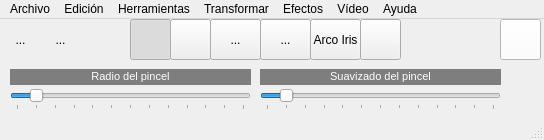
<?xml version="1.0" encoding="UTF-8"?>
<ui version="4.0">
 <class>MainWindow</class>
 <widget class="QMainWindow" name="MainWindow">
  <property name="geometry">
   <rect>
    <x>0</x>
    <y>0</y>
    <width>544</width>
    <height>140</height>
   </rect>
  </property>
  <property name="minimumSize">
   <size>
    <width>544</width>
    <height>140</height>
   </size>
  </property>
  <property name="maximumSize">
   <size>
    <width>544</width>
    <height>140</height>
   </size>
  </property>
  <property name="windowTitle">
   <string>QFotoPaint4</string>
  </property>
  <property name="windowIcon">
   <iconset resource="recursos.qrc">
    <normaloff>:/imagenes/icono.png</normaloff>:/imagenes/icono.png</iconset>
  </property>
  <widget class="QWidget" name="centralWidget">
   <widget class="QToolButton" name="toolButton">
    <property name="geometry">
     <rect>
      <x>40</x>
      <y>0</y>
      <width>41</width>
      <height>41</height>
     </rect>
    </property>
    <property name="text">
     <string>...</string>
    </property>
    <property name="icon">
     <iconset resource="recursos.qrc">
      <normaloff>:/imagenes/abrir.png</normaloff>:/imagenes/abrir.png</iconset>
    </property>
    <property name="iconSize">
     <size>
      <width>32</width>
      <height>32</height>
     </size>
    </property>
    <property name="autoRaise">
     <bool>true</bool>
    </property>
   </widget>
   <widget class="QToolButton" name="toolButton_2">
    <property name="geometry">
     <rect>
      <x>0</x>
      <y>0</y>
      <width>41</width>
      <height>41</height>
     </rect>
    </property>
    <property name="text">
     <string>...</string>
    </property>
    <property name="icon">
     <iconset resource="recursos.qrc">
      <normaloff>:/imagenes/nuevo.png</normaloff>:/imagenes/nuevo.png</iconset>
    </property>
    <property name="iconSize">
     <size>
      <width>32</width>
      <height>32</height>
     </size>
    </property>
    <property name="autoRaise">
     <bool>true</bool>
    </property>
   </widget>
   <widget class="QLabel" name="label">
    <property name="geometry">
     <rect>
      <x>10</x>
      <y>50</y>
      <width>241</width>
      <height>16</height>
     </rect>
    </property>
    <property name="styleSheet">
     <string notr="true">background-color: rgb(126, 126, 126);</string>
    </property>
    <property name="text">
     <string>&lt;!DOCTYPE HTML PUBLIC &quot;-//W3C//DTD HTML 4.0//EN&quot; &quot;http://www.w3.org/TR/REC-html40/strict.dtd&quot;&gt;
&lt;html&gt;&lt;head&gt;&lt;meta name=&quot;qrichtext&quot; content=&quot;1&quot; /&gt;&lt;style type=&quot;text/css&quot;&gt;
p, li { white-space: pre-wrap; }
&lt;/style&gt;&lt;/head&gt;&lt;body style=&quot; font-family:'MS Shell Dlg 2'; font-size:8.25pt; font-weight:400; font-style:normal;&quot;&gt;
&lt;p style=&quot; margin-top:0px; margin-bottom:0px; margin-left:0px; margin-right:0px; -qt-block-indent:0; text-indent:0px;&quot;&gt;&lt;span style=&quot; font-size:8pt; color:#ffffff;&quot;&gt;Radio del pincel&lt;/span&gt;&lt;/p&gt;&lt;/body&gt;&lt;/html&gt;</string>
    </property>
    <property name="alignment">
     <set>Qt::AlignCenter</set>
    </property>
    <property name="wordWrap">
     <bool>false</bool>
    </property>
   </widget>
   <widget class="QSlider" name="horizontalSlider">
    <property name="geometry">
     <rect>
      <x>10</x>
      <y>70</y>
      <width>241</width>
      <height>21</height>
     </rect>
    </property>
    <property name="maximum">
     <number>120</number>
    </property>
    <property name="value">
     <number>10</number>
    </property>
    <property name="orientation">
     <enum>Qt::Horizontal</enum>
    </property>
    <property name="tickPosition">
     <enum>QSlider::TicksBelow</enum>
    </property>
    <property name="tickInterval">
     <number>10</number>
    </property>
   </widget>
   <widget class="QLabel" name="label_2">
    <property name="geometry">
     <rect>
      <x>260</x>
      <y>50</y>
      <width>241</width>
      <height>16</height>
     </rect>
    </property>
    <property name="styleSheet">
     <string notr="true">background-color: rgb(126, 126, 126);</string>
    </property>
    <property name="text">
     <string>&lt;!DOCTYPE HTML PUBLIC &quot;-//W3C//DTD HTML 4.0//EN&quot; &quot;http://www.w3.org/TR/REC-html40/strict.dtd&quot;&gt;
&lt;html&gt;&lt;head&gt;&lt;meta name=&quot;qrichtext&quot; content=&quot;1&quot; /&gt;&lt;style type=&quot;text/css&quot;&gt;
p, li { white-space: pre-wrap; }
&lt;/style&gt;&lt;/head&gt;&lt;body style=&quot; font-family:'MS Shell Dlg 2'; font-size:8.25pt; font-weight:400; font-style:normal;&quot;&gt;
&lt;p style=&quot; margin-top:0px; margin-bottom:0px; margin-left:0px; margin-right:0px; -qt-block-indent:0; text-indent:0px;&quot;&gt;&lt;span style=&quot; font-size:8pt; color:#ffffff;&quot;&gt;Suavizado del pincel&lt;/span&gt;&lt;/p&gt;&lt;/body&gt;&lt;/html&gt;</string>
    </property>
    <property name="alignment">
     <set>Qt::AlignCenter</set>
    </property>
    <property name="wordWrap">
     <bool>false</bool>
    </property>
   </widget>
   <widget class="QSlider" name="horizontalSlider_2">
    <property name="geometry">
     <rect>
      <x>260</x>
      <y>70</y>
      <width>241</width>
      <height>21</height>
     </rect>
    </property>
    <property name="maximum">
     <number>120</number>
    </property>
    <property name="value">
     <number>10</number>
    </property>
    <property name="orientation">
     <enum>Qt::Horizontal</enum>
    </property>
    <property name="tickPosition">
     <enum>QSlider::TicksBelow</enum>
    </property>
    <property name="tickInterval">
     <number>10</number>
    </property>
   </widget>
   <widget class="QToolButton" name="toolButton_3">
    <property name="geometry">
     <rect>
      <x>80</x>
      <y>0</y>
      <width>41</width>
      <height>41</height>
     </rect>
    </property>
    <property name="text">
     <string/>
    </property>
    <property name="icon">
     <iconset resource="recursos.qrc">
      <normaloff>:/imagenes/guardar.png</normaloff>:/imagenes/guardar.png</iconset>
    </property>
    <property name="iconSize">
     <size>
      <width>32</width>
      <height>32</height>
     </size>
    </property>
    <property name="autoRaise">
     <bool>true</bool>
    </property>
   </widget>
   <widget class="QToolButton" name="toolButton_4">
    <property name="geometry">
     <rect>
      <x>130</x>
      <y>0</y>
      <width>41</width>
      <height>41</height>
     </rect>
    </property>
    <property name="text">
     <string/>
    </property>
    <property name="icon">
     <iconset resource="recursos.qrc">
      <normaloff>:/imagenes/punto.png</normaloff>:/imagenes/punto.png</iconset>
    </property>
    <property name="iconSize">
     <size>
      <width>32</width>
      <height>32</height>
     </size>
    </property>
    <property name="checkable">
     <bool>true</bool>
    </property>
    <property name="checked">
     <bool>true</bool>
    </property>
    <property name="autoExclusive">
     <bool>true</bool>
    </property>
   </widget>
   <widget class="QToolButton" name="toolButton_5">
    <property name="geometry">
     <rect>
      <x>170</x>
      <y>0</y>
      <width>41</width>
      <height>41</height>
     </rect>
    </property>
    <property name="text">
     <string/>
    </property>
    <property name="icon">
     <iconset resource="recursos.qrc">
      <normaloff>:/imagenes/linea.png</normaloff>:/imagenes/linea.png</iconset>
    </property>
    <property name="iconSize">
     <size>
      <width>32</width>
      <height>32</height>
     </size>
    </property>
    <property name="checkable">
     <bool>true</bool>
    </property>
    <property name="autoExclusive">
     <bool>true</bool>
    </property>
   </widget>
   <widget class="QToolButton" name="toolButton_6">
    <property name="geometry">
     <rect>
      <x>360</x>
      <y>0</y>
      <width>41</width>
      <height>41</height>
     </rect>
    </property>
    <property name="text">
     <string/>
    </property>
    <property name="icon">
     <iconset resource="recursos.qrc">
      <normaloff>:/imagenes/seleccionar.png</normaloff>:/imagenes/seleccionar.png</iconset>
    </property>
    <property name="iconSize">
     <size>
      <width>32</width>
      <height>32</height>
     </size>
    </property>
    <property name="checkable">
     <bool>true</bool>
    </property>
    <property name="autoExclusive">
     <bool>true</bool>
    </property>
   </widget>
   <widget class="QPushButton" name="pushButton">
    <property name="geometry">
     <rect>
      <x>500</x>
      <y>0</y>
      <width>41</width>
      <height>41</height>
     </rect>
    </property>
    <property name="styleSheet">
     <string notr="true">background-color: rgb(255, 255, 255);</string>
    </property>
    <property name="text">
     <string/>
    </property>
   </widget>
   <widget class="QToolButton" name="toolButton_7">
    <property name="geometry">
     <rect>
      <x>210</x>
      <y>0</y>
      <width>51</width>
      <height>41</height>
     </rect>
    </property>
    <property name="text">
     <string>...</string>
    </property>
    <property name="icon">
     <iconset resource="recursos.qrc">
      <normaloff>:/imagenes/rectangulo.png</normaloff>:/imagenes/rectangulo.png</iconset>
    </property>
    <property name="checkable">
     <bool>true</bool>
    </property>
    <property name="checked">
     <bool>false</bool>
    </property>
    <property name="autoExclusive">
     <bool>true</bool>
    </property>
   </widget>
   <widget class="QToolButton" name="toolButton_8">
    <property name="geometry">
     <rect>
      <x>260</x>
      <y>0</y>
      <width>51</width>
      <height>41</height>
     </rect>
    </property>
    <property name="text">
     <string>...</string>
    </property>
    <property name="icon">
     <iconset resource="recursos.qrc">
      <normaloff>:/imagenes/elipse.png</normaloff>:/imagenes/elipse.png</iconset>
    </property>
    <property name="checkable">
     <bool>true</bool>
    </property>
    <property name="autoExclusive">
     <bool>true</bool>
    </property>
   </widget>
   <widget class="QToolButton" name="toolButton_9">
    <property name="geometry">
     <rect>
      <x>310</x>
      <y>0</y>
      <width>51</width>
      <height>41</height>
     </rect>
    </property>
    <property name="text">
     <string>Arco Iris</string>
    </property>
    <property name="checkable">
     <bool>true</bool>
    </property>
    <property name="autoExclusive">
     <bool>true</bool>
    </property>
   </widget>
  </widget>
  <widget class="QMenuBar" name="menuBar">
   <property name="geometry">
    <rect>
     <x>0</x>
     <y>0</y>
     <width>544</width>
     <height>26</height>
    </rect>
   </property>
   <widget class="QMenu" name="menuArchivo">
    <property name="title">
     <string>Archivo</string>
    </property>
    <addaction name="actionNueva_imagen"/>
    <addaction name="actionNuevo_desde_portapapeles"/>
    <addaction name="actionAbrir_imagen"/>
    <addaction name="actionCapturar_de_c_mara"/>
    <addaction name="actionCaptura_de_v_deo"/>
    <addaction name="separator"/>
    <addaction name="actionGuardar"/>
    <addaction name="actionGuardar_como"/>
    <addaction name="separator"/>
    <addaction name="actionCerrar"/>
    <addaction name="actionSalir"/>
   </widget>
   <widget class="QMenu" name="menuEdici_n">
    <property name="title">
     <string>Edición</string>
    </property>
    <widget class="QMenu" name="menuOpciones">
     <property name="title">
      <string>Opciones</string>
     </property>
     <addaction name="actionColor_del_pincel"/>
     <addaction name="actionPreguntar_si_guardar"/>
    </widget>
    <widget class="QMenu" name="menuVer_Histograma">
     <property name="title">
      <string>Ver Histograma</string>
     </property>
     <addaction name="actionGrises"/>
     <addaction name="actionVrde"/>
     <addaction name="actionRojo"/>
     <addaction name="actionAzul"/>
     <addaction name="separator"/>
     <addaction name="actionHisograma_2D"/>
    </widget>
    <addaction name="actionSeleccionar_todo"/>
    <addaction name="actionCopiar_a_nueva"/>
    <addaction name="actionCopiar_a_portapapeles"/>
    <addaction name="separator"/>
    <addaction name="menuVer_Histograma"/>
    <addaction name="menuOpciones"/>
    <addaction name="actionInformaci_n"/>
   </widget>
   <widget class="QMenu" name="menuHerramientas">
    <property name="title">
     <string>Herramientas</string>
    </property>
    <addaction name="actionPunto"/>
    <addaction name="actionLinea"/>
    <addaction name="actionRect_ngulo"/>
    <addaction name="actionElipse"/>
    <addaction name="actionArco_ris"/>
    <addaction name="actionSeleccionar"/>
   </widget>
   <widget class="QMenu" name="menuTransformar">
    <property name="title">
     <string>Transformar</string>
    </property>
    <widget class="QMenu" name="menuRotar">
     <property name="title">
      <string>Rotar</string>
     </property>
     <addaction name="actionRotar_90"/>
     <addaction name="actionRotar_180"/>
     <addaction name="actionRotar_91"/>
    </widget>
    <widget class="QMenu" name="menuEcualizar_histograma">
     <property name="title">
      <string>Ecualizar histograma</string>
     </property>
     <addaction name="actionCanales_separados"/>
     <addaction name="actionCanales_conjuntos"/>
    </widget>
    <addaction name="actionBrillo_contraste"/>
    <addaction name="actionMatiz_saturacion_Luminosidad"/>
    <addaction name="actionInvertir"/>
    <addaction name="menuRotar"/>
    <addaction name="actionMedia_ponderada"/>
    <addaction name="actionEscala_de_Color"/>
    <addaction name="actionEscala_de_color_Falso"/>
    <addaction name="actionAjuste_lineal"/>
    <addaction name="actionPerspectiva"/>
    <addaction name="menuEcualizar_histograma"/>
    <addaction name="actionAjuste_lineal_del_hisograma"/>
    <addaction name="actionEspectro"/>
    <addaction name="actionModelo_de_color"/>
    <addaction name="actionCurva_tonal"/>
    <addaction name="actionAjustar_rojo_verde_azul_2"/>
   </widget>
   <widget class="QMenu" name="menuEfectos">
    <property name="title">
     <string>Efectos</string>
    </property>
    <widget class="QMenu" name="menuSuavizado">
     <property name="title">
      <string>Suavizado</string>
     </property>
     <addaction name="actionGausiano"/>
     <addaction name="actionMedia"/>
     <addaction name="actionMediana"/>
    </widget>
    <addaction name="menuSuavizado"/>
    <addaction name="actionBajo_Relieve"/>
    <addaction name="actionPinchar_Estirar"/>
    <addaction name="actionPerfilar"/>
    <addaction name="actionBalance_de_blancos"/>
   </widget>
   <widget class="QMenu" name="menuV_deo">
    <property name="title">
     <string>Vídeo</string>
    </property>
    <widget class="QMenu" name="menuImagen_a_v_deo">
     <property name="title">
      <string>Imagen a vídeo</string>
     </property>
     <addaction name="actionRotar_imagen"/>
    </widget>
    <widget class="QMenu" name="menuV_deo_a_imagen">
     <property name="title">
      <string>Vídeo a imagen</string>
     </property>
     <addaction name="actionImagen_media"/>
     <addaction name="actionMovimiento"/>
    </widget>
    <addaction name="menuImagen_a_v_deo"/>
    <addaction name="menuV_deo_a_imagen"/>
    <addaction name="actionV_deo_a_video"/>
   </widget>
   <widget class="QMenu" name="menuAyuda">
    <property name="title">
     <string>Ayuda</string>
    </property>
    <addaction name="actionAcerca_de"/>
   </widget>
   <addaction name="menuArchivo"/>
   <addaction name="menuEdici_n"/>
   <addaction name="menuHerramientas"/>
   <addaction name="menuTransformar"/>
   <addaction name="menuEfectos"/>
   <addaction name="menuV_deo"/>
   <addaction name="menuAyuda"/>
  </widget>
  <widget class="QStatusBar" name="statusBar"/>
  <action name="actionNueva_imagen">
   <property name="text">
    <string>Nueva imagen...</string>
   </property>
  </action>
  <action name="actionAbrir_imagen">
   <property name="text">
    <string>Abrir imagen...</string>
   </property>
  </action>
  <action name="actionGuardar">
   <property name="text">
    <string>Guardar</string>
   </property>
  </action>
  <action name="actionGuardar_como">
   <property name="text">
    <string>Guardar como...</string>
   </property>
  </action>
  <action name="actionCerrar">
   <property name="text">
    <string>Cerrar</string>
   </property>
  </action>
  <action name="actionSalir">
   <property name="text">
    <string>Salir</string>
   </property>
  </action>
  <action name="actionPunto">
   <property name="text">
    <string>Punto</string>
   </property>
  </action>
  <action name="actionLinea">
   <property name="text">
    <string>Línea</string>
   </property>
  </action>
  <action name="actionSeleccionar">
   <property name="text">
    <string>Seleccionar</string>
   </property>
  </action>
  <action name="actionSeleccionar_todo">
   <property name="text">
    <string>Seleccionar todo</string>
   </property>
  </action>
  <action name="actionColor_del_pincel">
   <property name="text">
    <string>Color del pincel...</string>
   </property>
  </action>
  <action name="actionPreguntar_si_guardar">
   <property name="checkable">
    <bool>true</bool>
   </property>
   <property name="checked">
    <bool>true</bool>
   </property>
   <property name="text">
    <string>Preguntar si guardar</string>
   </property>
  </action>
  <action name="actionBrillo_contraste">
   <property name="text">
    <string>Brillo/Contraste...</string>
   </property>
  </action>
  <action name="actionInvertir">
   <property name="text">
    <string>Invertir</string>
   </property>
  </action>
  <action name="actionRotar_90">
   <property name="text">
    <string>Rotar 90º</string>
   </property>
  </action>
  <action name="actionRotar_91">
   <property name="text">
    <string>Rotar 270º</string>
   </property>
  </action>
  <action name="actionMedia_ponderada">
   <property name="text">
    <string>Media ponderada...</string>
   </property>
  </action>
  <action name="actionRotar_180">
   <property name="text">
    <string>Rotar 180º</string>
   </property>
  </action>
  <action name="actionGausiano">
   <property name="text">
    <string>Gausiano...</string>
   </property>
  </action>
  <action name="actionMedia">
   <property name="text">
    <string>Media...</string>
   </property>
  </action>
  <action name="actionV_deo_a_video">
   <property name="text">
    <string>Vídeo a video</string>
   </property>
  </action>
  <action name="actionRotar_imagen">
   <property name="text">
    <string>Rotar imagen...</string>
   </property>
  </action>
  <action name="actionAcerca_de">
   <property name="text">
    <string>Acerca de...</string>
   </property>
  </action>
  <action name="actionImagen_media">
   <property name="text">
    <string>Imagen media...</string>
   </property>
  </action>
  <action name="actionRect_ngulo">
   <property name="text">
    <string>Rectángulo</string>
   </property>
  </action>
  <action name="actionElipse">
   <property name="text">
    <string>Elipse</string>
   </property>
  </action>
  <action name="actionMediana">
   <property name="text">
    <string>Mediana...</string>
   </property>
  </action>
  <action name="actionCopiar_a_nueva">
   <property name="text">
    <string>Copiar a nueva</string>
   </property>
  </action>
  <action name="actionCapturar_de_c_mara">
   <property name="text">
    <string>Capturar de cámara...</string>
   </property>
  </action>
  <action name="actionArco_ris">
   <property name="text">
    <string>Arco Íris</string>
   </property>
  </action>
  <action name="actionGrises">
   <property name="text">
    <string>Grises</string>
   </property>
  </action>
  <action name="actionVrde">
   <property name="text">
    <string>Verde</string>
   </property>
  </action>
  <action name="actionRojo">
   <property name="text">
    <string>Rojo</string>
   </property>
  </action>
  <action name="actionAzul">
   <property name="text">
    <string>Azul</string>
   </property>
  </action>
  <action name="actionBajo_Relieve">
   <property name="text">
    <string>Bajo Relieve...</string>
   </property>
  </action>
  <action name="actionEscala_de_Color">
   <property name="text">
    <string>Escala de color</string>
   </property>
  </action>
  <action name="actionPinchar_Estirar">
   <property name="text">
    <string>Pinchar/Estirar...</string>
   </property>
  </action>
  <action name="actionAjuste_lineal">
   <property name="text">
    <string>Ajuste lineal...</string>
   </property>
  </action>
  <action name="actionCaptura_de_v_deo">
   <property name="text">
    <string>Captura de vídeo...</string>
   </property>
  </action>
  <action name="actionMatiz_saturacion_Luminosidad">
   <property name="text">
    <string>Matiz/saturacion/Luminosidad...</string>
   </property>
  </action>
  <action name="actionPerfilar">
   <property name="text">
    <string>Perfilar...</string>
   </property>
  </action>
  <action name="actionPerspectiva">
   <property name="text">
    <string>Perspectiva...</string>
   </property>
  </action>
  <action name="actionMovimiento">
   <property name="text">
    <string>Movimiento...</string>
   </property>
  </action>
  <action name="actionHisograma_2D">
   <property name="text">
    <string>Hisograma 2D...</string>
   </property>
  </action>
  <action name="actionInformaci_n">
   <property name="text">
    <string>Información</string>
   </property>
  </action>
  <action name="actionEscala_de_color_Falso">
   <property name="text">
    <string>Escala de color Falso</string>
   </property>
  </action>
  <action name="actionCanales_separados">
   <property name="text">
    <string>Canales separados</string>
   </property>
  </action>
  <action name="actionCanales_conjuntos">
   <property name="text">
    <string>Canales conjuntos</string>
   </property>
  </action>
  <action name="actionEspectro">
   <property name="text">
    <string>Espectro</string>
   </property>
  </action>
  <action name="actionRGB">
   <property name="text">
    <string>RGB</string>
   </property>
  </action>
  <action name="actionModelo_de_color">
   <property name="text">
    <string>Modelo de color...</string>
   </property>
  </action>
  <action name="actionAjuste_lineal_del_hisograma">
   <property name="text">
    <string>Ecualización local...</string>
   </property>
  </action>
  <action name="actionBalance_de_blancos">
   <property name="text">
    <string>Balance de blancos</string>
   </property>
  </action>
  <action name="actionNuevo_desde_portapapeles">
   <property name="text">
    <string>Nuevo desde portapapeles</string>
   </property>
  </action>
  <action name="actionCurva_tonal">
   <property name="text">
    <string>Curva tonal</string>
   </property>
  </action>
  <action name="actionCopiar_a_portapapeles">
   <property name="text">
    <string>Copiar a portapapeles</string>
   </property>
  </action>
  <action name="actionSumar">
   <property name="text">
    <string>Sumar</string>
   </property>
  </action>
  <action name="actionMultiplicar">
   <property name="text">
    <string>Multiplicar</string>
   </property>
  </action>
  <action name="actionAjustar_rojo_verde_azul_2">
   <property name="text">
    <string>Ajustar rojo/verde/azul...</string>
   </property>
  </action>
 </widget>
 <layoutdefault spacing="6" margin="11"/>
 <resources>
  <include location="recursos.qrc"/>
 </resources>
 <connections/>
</ui>
